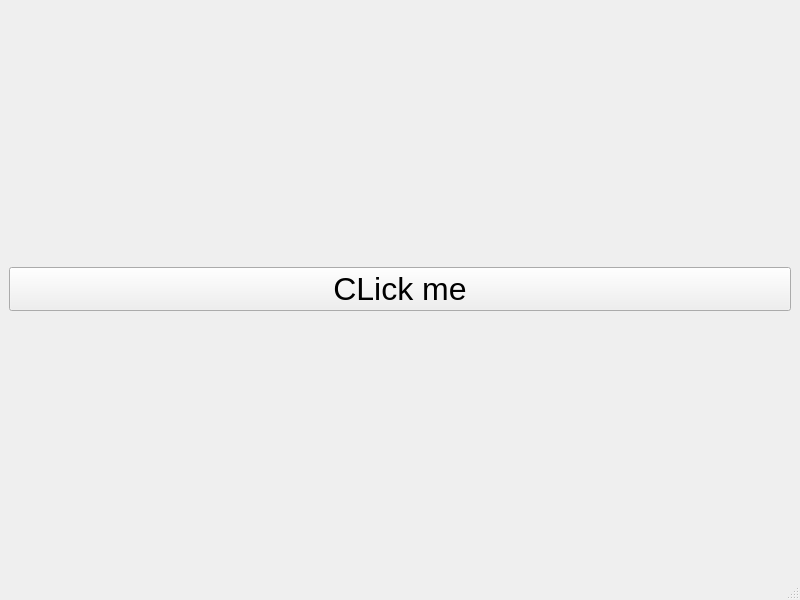
<?xml version="1.0" encoding="UTF-8"?>
<ui version="4.0">
 <class>MainWindow</class>
 <widget class="QMainWindow" name="MainWindow">
  <property name="geometry">
   <rect>
    <x>0</x>
    <y>0</y>
    <width>800</width>
    <height>600</height>
   </rect>
  </property>
  <property name="windowTitle">
   <string>MainWindow</string>
  </property>
  <widget class="QWidget" name="centralwidget">
   <layout class="QGridLayout" name="gridLayout">
    <item row="0" column="0">
     <widget class="QPushButton" name="pushButton">
      <property name="font">
       <font>
        <pointsize>24</pointsize>
       </font>
      </property>
      <property name="text">
       <string>CLick me</string>
      </property>
     </widget>
    </item>
   </layout>
  </widget>
  <widget class="QMenuBar" name="menubar">
   <property name="geometry">
    <rect>
     <x>0</x>
     <y>0</y>
     <width>800</width>
     <height>21</height>
    </rect>
   </property>
  </widget>
  <widget class="QStatusBar" name="statusbar"/>
 </widget>
 <resources/>
 <connections/>
</ui>
